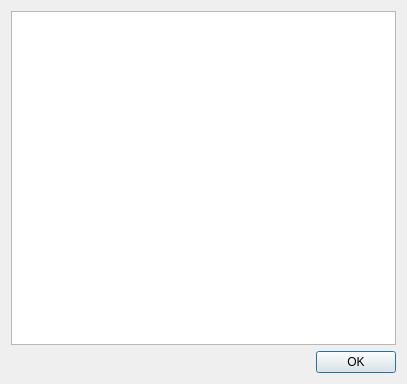
<?xml version="1.0" encoding="UTF-8"?>
<ui version="4.0">
 <class>AboutDialog</class>
 <widget class="QDialog" name="AboutDialog">
  <property name="geometry">
   <rect>
    <x>0</x>
    <y>0</y>
    <width>407</width>
    <height>384</height>
   </rect>
  </property>
  <property name="sizePolicy">
   <sizepolicy hsizetype="Fixed" vsizetype="Maximum">
    <horstretch>0</horstretch>
    <verstretch>0</verstretch>
   </sizepolicy>
  </property>
  <property name="windowTitle">
   <string>About</string>
  </property>
  <layout class="QVBoxLayout" name="verticalLayout">
   <item>
    <widget class="QTextBrowser" name="textBrowser">
     <property name="html">
      <string>&lt;!DOCTYPE HTML PUBLIC &quot;-//W3C//DTD HTML 4.0//EN&quot; &quot;http://www.w3.org/TR/REC-html40/strict.dtd&quot;&gt;
&lt;html&gt;&lt;head&gt;&lt;meta name=&quot;qrichtext&quot; content=&quot;1&quot; /&gt;&lt;style type=&quot;text/css&quot;&gt;
p, li { white-space: pre-wrap; }
&lt;/style&gt;&lt;/head&gt;&lt;body style=&quot; font-family:'Noto Sans'; font-size:9pt; font-weight:400; font-style:normal;&quot;&gt;
&lt;p style=&quot;-qt-paragraph-type:empty; margin-top:0px; margin-bottom:0px; margin-left:0px; margin-right:0px; -qt-block-indent:0; text-indent:0px;&quot;&gt;&lt;br /&gt;&lt;/p&gt;&lt;/body&gt;&lt;/html&gt;</string>
     </property>
    </widget>
   </item>
   <item>
    <layout class="QHBoxLayout" name="horizontalLayout">
     <item>
      <spacer name="horizontalSpacer">
       <property name="orientation">
        <enum>Qt::Horizontal</enum>
       </property>
       <property name="sizeHint" stdset="0">
        <size>
         <width>40</width>
         <height>20</height>
        </size>
       </property>
      </spacer>
     </item>
     <item>
      <widget class="QPushButton" name="closeDialog">
       <property name="enabled">
        <bool>true</bool>
       </property>
       <property name="sizePolicy">
        <sizepolicy hsizetype="Fixed" vsizetype="Fixed">
         <horstretch>0</horstretch>
         <verstretch>0</verstretch>
        </sizepolicy>
       </property>
       <property name="maximumSize">
        <size>
         <width>100</width>
         <height>16777215</height>
        </size>
       </property>
       <property name="text">
        <string>OK</string>
       </property>
      </widget>
     </item>
    </layout>
   </item>
  </layout>
 </widget>
 <resources/>
 <connections/>
</ui>
